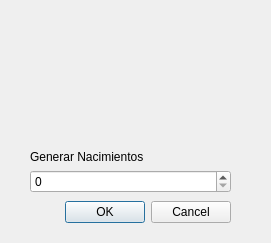
<?xml version="1.0" encoding="UTF-8"?>
<ui version="4.0">
 <class>VentanaNacimiento</class>
 <widget class="QDialog" name="VentanaNacimiento">
  <property name="geometry">
   <rect>
    <x>0</x>
    <y>0</y>
    <width>271</width>
    <height>243</height>
   </rect>
  </property>
  <property name="windowTitle">
   <string>Dialog</string>
  </property>
  <widget class="QLabel" name="label_2">
   <property name="geometry">
    <rect>
     <x>30</x>
     <y>10</y>
     <width>201</width>
     <height>121</height>
    </rect>
   </property>
   <property name="text">
    <string/>
   </property>
   <property name="pixmap">
    <pixmap resource="recursos.qrc">:/recursos/imagenes/Nacimiento.jpg</pixmap>
   </property>
   <property name="scaledContents">
    <bool>true</bool>
   </property>
  </widget>
  <widget class="QWidget" name="layoutWidget">
   <property name="geometry">
    <rect>
     <x>30</x>
     <y>150</y>
     <width>201</width>
     <height>73</height>
    </rect>
   </property>
   <layout class="QVBoxLayout" name="verticalLayout">
    <item>
     <layout class="QFormLayout" name="formLayout">
      <item row="0" column="0">
       <widget class="QLabel" name="label">
        <property name="text">
         <string>Generar Nacimientos</string>
        </property>
       </widget>
      </item>
      <item row="1" column="0" colspan="2">
       <widget class="QSpinBox" name="spinBox">
        <property name="maximum">
         <number>15000</number>
        </property>
       </widget>
      </item>
     </layout>
    </item>
    <item>
     <widget class="QDialogButtonBox" name="buttonBox">
      <property name="orientation">
       <enum>Qt::Horizontal</enum>
      </property>
      <property name="standardButtons">
       <set>QDialogButtonBox::Cancel|QDialogButtonBox::Ok</set>
      </property>
     </widget>
    </item>
   </layout>
  </widget>
 </widget>
 <resources>
  <include location="recursos.qrc"/>
 </resources>
 <connections>
  <connection>
   <sender>buttonBox</sender>
   <signal>accepted()</signal>
   <receiver>VentanaNacimiento</receiver>
   <slot>accept()</slot>
   <hints>
    <hint type="sourcelabel">
     <x>248</x>
     <y>254</y>
    </hint>
    <hint type="destinationlabel">
     <x>157</x>
     <y>274</y>
    </hint>
   </hints>
  </connection>
  <connection>
   <sender>buttonBox</sender>
   <signal>rejected()</signal>
   <receiver>VentanaNacimiento</receiver>
   <slot>reject()</slot>
   <hints>
    <hint type="sourcelabel">
     <x>316</x>
     <y>260</y>
    </hint>
    <hint type="destinationlabel">
     <x>286</x>
     <y>274</y>
    </hint>
   </hints>
  </connection>
 </connections>
</ui>
